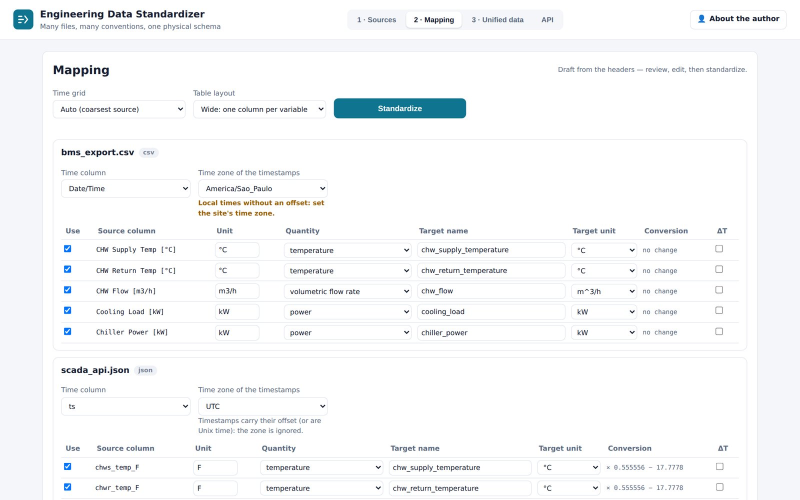
#> input picture assets/apps/04-data-standardizer.jpg, 1600 x 1000 px (shown at 1/2 size)
$ python -i ocr.py   (imports and definitions only)
#> lines starting #> are read from the running program, lines starting #| are printed output that depends on the picture; after the words box and inside, x2 and y2 are one past the last pixel; in counts of white or black regions, pixels touching at a corner belong together
"""OCR for scanned pages (pages without a text layer), with Tesseract.

Datasheets are tables, and table grid lines are what OCR gets wrong: a border next to "1.27" is read as "427". So each
page is rendered at 300 dpi, deskewed, its grid lines are detected and erased before Tesseract reads it, and the
detected lines are then used to put every word back in its table cell. The result has the same shape as a page with a
text layer (text lines + table rows), so the same rules read it, and every word keeps Tesseract's confidence: values
read by OCR are marked as such, with their confidence, for the engineer to check against the scan.

Needs the ``tesseract`` program (``apt install tesseract-ocr``, or set ``TESSERACT_CMD``); page rendering uses
pypdfium2, which pdfplumber already depends on.
"""
from __future__ import annotations

import io
import os
import shutil
import subprocess
import tempfile
from dataclasses import dataclass, field
from typing import Dict, List, Optional, Tuple

__all__ = ["ocr_available", "OcrPage", "ocr_pdf_page", "ocr_image"]

DPI = 300


def _cmd() -> Optional[str]:
    return os.environ.get("TESSERACT_CMD") or shutil.which("tesseract")


def ocr_available() -> bool:
    return _cmd() is not None


@dataclass
class OcrPage:
    lines: List[str]                                   # free text, one string per line
    tables: List[List[List[str]]]                      # tables -> rows -> cells
    confidence: float                                  # mean word confidence, 0-100
    word_conf: Dict[str, float] = field(default_factory=dict)   # cell/line text -> lowest word confidence in it
    angle: float = 0.0                                 # deskew applied (degrees)


# --------------------------------------------------------------------------- image work (numpy)
def _deskew(img):
    """Small-angle deskew: the rotation that makes text rows sharpest (max variance of the row profile)."""
    import numpy as np
    from PIL import Image
    small = img.convert("L").resize((max(1, img.width // 3), max(1, img.height // 3)))
    best, best_angle = -1.0, 0.0
    for a10 in range(-30, 31, 2):
        a = a10 / 10
        arr = 255 - np.asarray(small.rotate(a, fillcolor=255, resample=Image.BILINEAR), dtype=np.float32)
        score = float(np.var(arr.sum(axis=1)))
        if score > best:
            best, best_angle = score, a
    if abs(best_angle) < 0.05:
        return img, 0.0
    return img.rotate(best_angle, fillcolor=255, resample=Image.BICUBIC, expand=False), best_angle


def _runs(mask, axis: int, length: int):
    """Pixels that belong to a straight run of at least ``length`` dark pixels along ``axis``."""
    import numpy as np
    m = mask.astype(np.int32)
    if axis == 1:
        m = m.T
    c = np.cumsum(np.pad(m, ((1, 0), (0, 0))), axis=0)
    full = (c[length:] - c[:-length]) == length                    # window starting at row i is all dark
    out = np.zeros_like(mask.T if axis == 1 else mask, dtype=bool)
    for k in range(length):                                          # spread back over the window
        out[k:k + full.shape[0]] |= full
    return out.T if axis == 1 else out


def _segments(mask, axis: int, min_len: int) -> List[Tuple[int, int, int]]:
    """Line segments from a run mask: (position across, start, end) along ``axis`` (1 = horizontal lines)."""
    import numpy as np
    m = mask if axis == 1 else mask.T
    rows = np.where(m.any(axis=1))[0]
    segs: List[Tuple[int, int, int]] = []
    if rows.size == 0:
        return segs
    groups, cur = [], [rows[0]]
    for r in rows[1:]:
        if r - cur[-1] <= 2:
            cur.append(r)
        else:
            groups.append(cur)
            cur = [r]
    groups.append(cur)
    for g in groups:
        band = m[g[0]:g[-1] + 1].any(axis=0)
        xs = np.where(band)[0]
        start = prev = xs[0]
        for x in list(xs[1:]) + [None]:
            if x is None or x - prev > 3:
                if prev - start >= min_len:
                    segs.append((int(round((g[0] + g[-1]) / 2)), int(start), int(prev)))
                if x is not None:
                    start = x
            if x is not None:
                prev = x
    return segs


# --------------------------------------------------------------------------- tesseract
def _tesseract(img, psm: int = 4) -> List[dict]:
    with tempfile.TemporaryDirectory() as tmp:
        path = os.path.join(tmp, "page.png")
        img.save(path)
        out = subprocess.run([_cmd(), path, "stdout", "--psm", str(psm), "-l", os.environ.get("TESSERACT_LANG", "eng"),
                              "tsv"], capture_output=True, text=True, timeout=300)
    if out.returncode != 0:
        raise RuntimeError(f"tesseract failed: {out.stderr.strip()[:200]}")
    rows = out.stdout.splitlines()
    head = rows[0].split("\t")
    words = []
    for r in rows[1:]:
        parts = r.split("\t")
        if len(parts) != len(head):
            continue
        w = dict(zip(head, parts))
        text = w.get("text", "").strip()
        if not text or float(w.get("conf", -1)) < 0:
            continue
        left, top, width, height = (int(w[k]) for k in ("left", "top", "width", "height"))
        words.append({"text": text, "conf": float(w["conf"]), "x0": left, "x1": left + width, "y0": top,
                      "y1": top + height, "cx": left + width / 2, "cy": top + height / 2,
                      "line": (int(w["block_num"]), int(w["par_num"]), int(w["line_num"]))})
    return words


def ocr_image(img) -> OcrPage:
    """OCR one page image (PIL)."""
    import numpy as np
    img, angle = _deskew(img.convert("L"))
    arr = np.asarray(img)
    # grid lines are often thin and grey: "dark" is relative to the paper, not an absolute level
    paper = float(np.median(arr))
    dark = arr < min(215.0, max(150.0, paper - 45.0))
    h_mask = _runs(dark, 1, max(60, img.width // 25))
    v_mask = _runs(dark, 0, max(60, img.height // 30))             # longer than any letter stroke
    hsegs = _segments(h_mask, 1, img.width // 12)                   # (y, x0, x1)
    vsegs = _segments(v_mask, 0, img.height // 120)                 # (x, y0, y1)
    clean = arr.copy()
    grid = h_mask | v_mask
    if grid.any():                                                   # erase the grid (and a 2 px halo)
        g = grid.copy()
        for dy, dx in ((1, 0), (-1, 0), (0, 1), (0, -1), (2, 0), (-2, 0), (0, 2), (0, -2)):
            g |= np.roll(np.roll(grid, dy, axis=0), dx, axis=1)
        clean[g] = 255
    from PIL import Image
    words = _tesseract(Image.fromarray(clean))
    used = set()
    tables: List[List[List[str]]] = []
    conf: Dict[str, float] = {}

    # Table rows: bands between consecutive horizontal lines that overlap in x; cells split at vertical lines.
    hsegs.sort()
    cur_table: List[List[str]] = []
    prev_band = None
    for (ya, xa0, xa1), (yb, xb0, xb1) in zip(hsegs, hsegs[1:]):
        x0, x1 = max(xa0, xb0), min(xa1, xb1)
        if x1 - x0 < img.width // 12 or yb - ya < 12:
            continue
        ymid = (ya + yb) / 2
        seps = sorted({x for x, s0, s1 in vsegs if s0 <= ymid <= s1 and x0 - 8 <= x <= x1 + 8})
        edges = [x0] + [x for x in seps if x0 + 8 < x < x1 - 8] + [x1]
        cells: List[List[dict]] = [[] for _ in range(len(edges) - 1)]
        for i, w in enumerate(words):
            if ya < w["cy"] < yb and x0 - 4 <= w["cx"] <= x1 + 4:
                k = next((j for j in range(len(edges) - 1) if w["cx"] <= edges[j + 1]), len(edges) - 2)
                cells[k].append(w)
                used.add(i)
        if not any(cells):
            continue
        row = []
        for c in cells:
            c.sort(key=lambda w: (round(w["cy"] / 25), w["x0"]))
            text = " ".join(w["text"] for w in c).strip(" |[]")
            row.append(text)
            if c:
                conf[text] = min(w["conf"] for w in c)
        same = prev_band is not None and abs(prev_band[0] - x0) < 15 and abs(prev_band[1] - x1) < 15 and \
            prev_band[2] == ya
        if not same and cur_table:
            tables.append(cur_table)
            cur_table = []
        cur_table.append(row)
        prev_band = (x0, x1, yb)
    if cur_table:
        tables.append(cur_table)

    # Free text: the remaining words, in Tesseract's line order.
    by_line: Dict[Tuple[int, int, int], List[dict]] = {}
    for i, w in enumerate(words):
        if i not in used:
            by_line.setdefault(w["line"], []).append(w)
    lines = []
    loose: List[List[str]] = []           # borderless table: consecutive lines split into cells at wide gaps
    for key in sorted(by_line, key=lambda k: min(w["y0"] for w in by_line[k])):
        ws = sorted(by_line[key], key=lambda w: w["x0"])
        text = " ".join(w["text"] for w in ws).strip(" |")
        if not text:
            continue
        lines.append(text)
        conf[text] = min(w["conf"] for w in ws)
        height = sorted(w["y1"] - w["y0"] for w in ws)[len(ws) // 2]
        cells, cur = [], [ws[0]]
        for a, b in zip(ws, ws[1:]):
            if b["x0"] - a["x1"] > 2.5 * height:
                cells.append(cur)
                cur = []
            cur.append(b)
        cells.append(cur)
        if 2 <= len(cells) <= 6:
            row = [" ".join(w["text"] for w in c).strip(" |[]") for c in cells]
            for c, t in zip(cells, row):
                conf[t] = min(w["conf"] for w in c)
            loose.append(row)
        elif loose:
            tables.append(loose)
            loose = []
    if loose:
        tables.append(loose)
    mean = sum(w["conf"] for w in words) / len(words) if words else 0.0
    # Table rows are also part of the page text (as on a page with a text layer), after the free text.
    return OcrPage(lines=lines, tables=tables, confidence=mean, word_conf=conf, angle=angle)


# [9 lines left out: function ocr_pdf_page, not called in this run]

>>> from PIL import Image
>>> picture = Image.open('../../assets/apps/04-data-standardizer.jpg')
#> picture is the input picture: PIL image 1600x1000 RGB; mean R, G, B 247, 248.2, 249.2
>>> result = ocr_image(picture)
#> the loop in _deskew, `for a10 in range(-30, 31, 2):` made 31 passes
#> (score, best, best_angle) on passes 1 to 8: (8353355.5, 8353355.5, -3), (8673508, 8673508, -2.8), (9114069, 9114069, -2.6), (9648442, 9648442, -2.4), (10174938, 10174938, -2.2), (10587608, 10587608, -2), (10897239, 10897239, -1.8), (11243894, 11243894, -1.6)
#> pass 1, in _deskew, `arr = 255 - np.asarray(small.rotate(a, fillcolor=255, resample=Image.B..`:
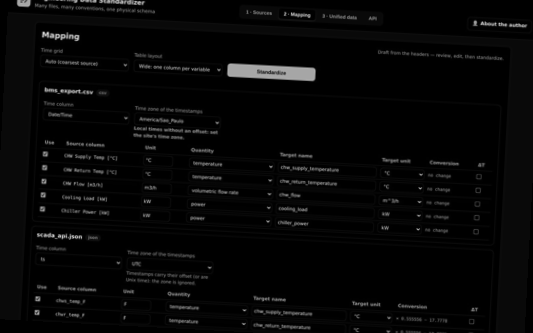
#> arr: shape (333, 533) float32; min 0, max 216, mean 7
#> after the loop in _deskew, `for a10 in range(-30, 31, 2):`: best = 22204558; best_angle = 0
#> in ocr_image, `paper = float(np.median(arr))`: paper = 255
#> in ocr_image, `dark = arr < min(215.0, max(150.0, paper - 45.0))`:
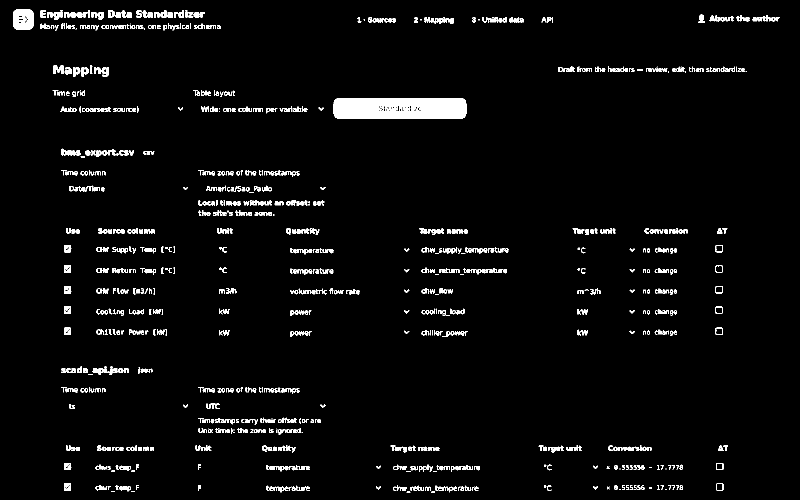
#> dark: shape (1000, 1600) bool (shown at 1/2 size); 3.4% white; 989 white regions (117 under 20 px), largest, box (x1, y1, x2, y2) and area: (667, 196, 933, 237) 10479, (26, 19, 67, 59) 1483, (107, 131, 127, 148) 255
#> in _runs, `c = np.cumsum(np.pad(m, ((1, 0), (0, 0))), axis=0)`:
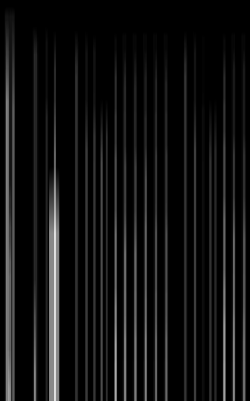
#> c: shape (1601, 1000) int64 (shown at 1/4 size); min 0, max 498, mean 32.7; drawn with min black and max white
#> after the loop in _runs, `for k in range(length):`:
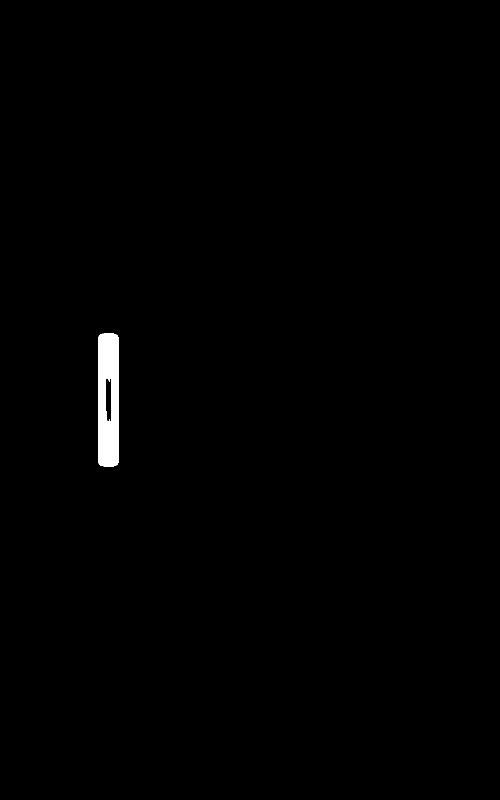
#> out: shape (1600, 1000) bool (shown at 1/2 size); 0.62% white; 1 white region, box (x1, y1, x2, y2) and area: (196, 667, 237, 933) 9942
#> call 2 of _runs, with axis = 0, length = 60
#> in _runs (call 2), `c = np.cumsum(np.pad(m, ((1, 0), (0, 0))), axis=0)`:
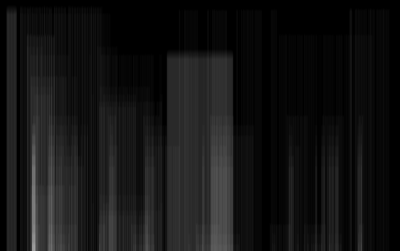
#> c: shape (1001, 1600) int64 (shown at 1/4 size); min 0, max 195, mean 19.3
#> in _segments, `rows = np.where(m.any(axis=1))[0]`: rows = 41 values from 196 to 236
#> in _segments, `groups, cur = [], [rows[0]]`: groups = []; cur = [196]
#> the loop in _segments, `for r in rows[1:]:` made 40 passes
#> the loop in _segments, `for g in groups:` made 1 pass
#> after the loop in _segments, `for g in groups:`: segs = [(216, 667, 932)]
#> in ocr_image, `vsegs = _segments(v_mask, 0, img.height // 120)`: vsegs = []
#> after the loop in ocr_image, `for dy, dx in ((1, 0), (-1, 0), (0, 1), (0, -1), (2, 0), (-2, 0), (0, ..`:
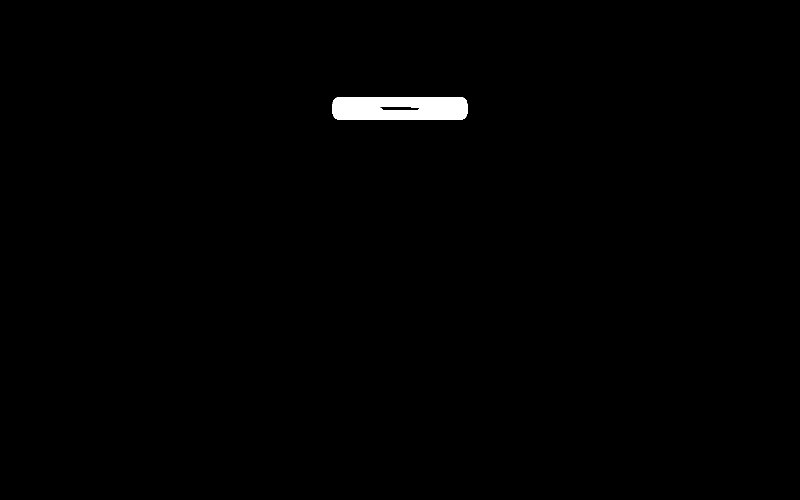
#> g: shape (1000, 1600) bool (shown at 1/2 size); 0.72% white; 1 white region, box (x1, y1, x2, y2) and area: (665, 194, 935, 239) 11510
#> in ocr_image, `clean[g] = 255`:
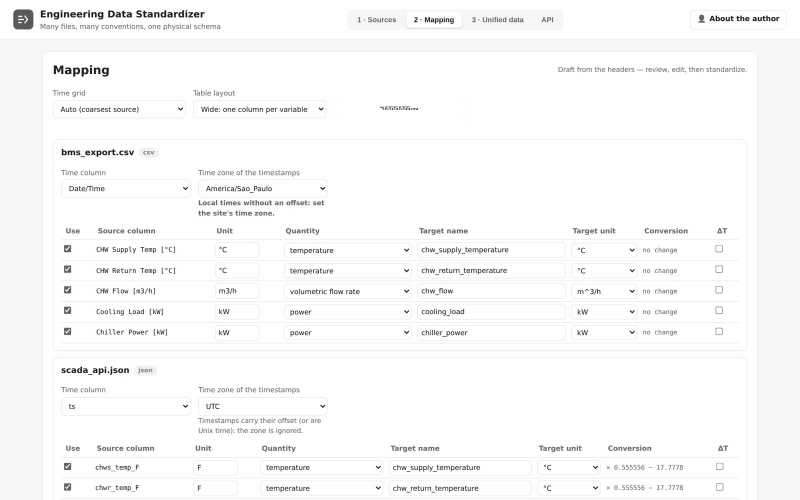
#> clean: shape (1000, 1600) (shown at 1/2 size); min 0, max 255, mean 248.9
#> (the run stopped early here; a loop or call above may not have finished)

$ run again, on assets/apps/06-form-compiler.jpg
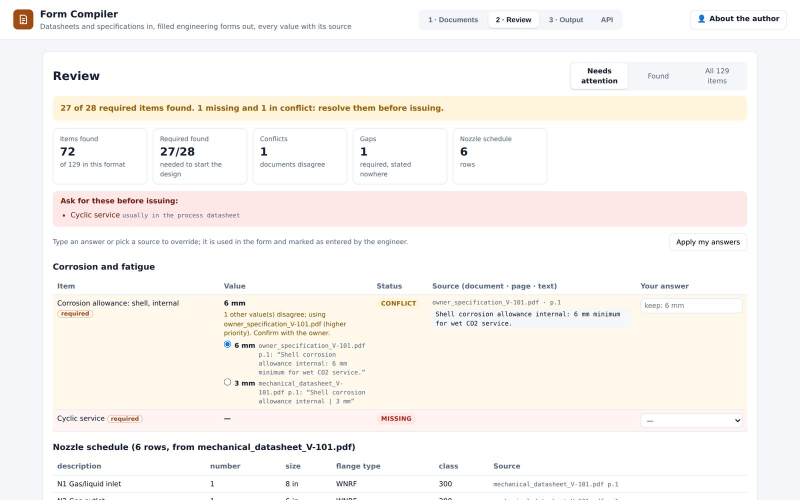
#> input picture assets/apps/06-form-compiler.jpg, 1600 x 1000 px (shown at 1/2 size)
#> picture is the input picture: PIL image 1600x1000 RGB; mean R, G, B 248.7, 245.5, 242.5
#> the loop in _deskew, `for a10 in range(-30, 31, 2):` made 31 passes
#> (score, best, best_angle) on passes 1 to 8: (5472075.5, 5472075.5, -3), (5854552.5, 5854552.5, -2.8), (6343838, 6343838, -2.6), (6773957.5, 6773957.5, -2.4), (7050015.5, 7050015.5, -2.2), (7254848.5, 7254848.5, -2), (7618351, 7618351, -1.8), (8218942.5, 8218942.5, -1.6)
#> after the loop in _deskew, `for a10 in range(-30, 31, 2):`: best = 20221098; best_angle = 0
#> paper = 249
#> in ocr_image, `dark = arr < min(215.0, max(150.0, paper - 45.0))`:
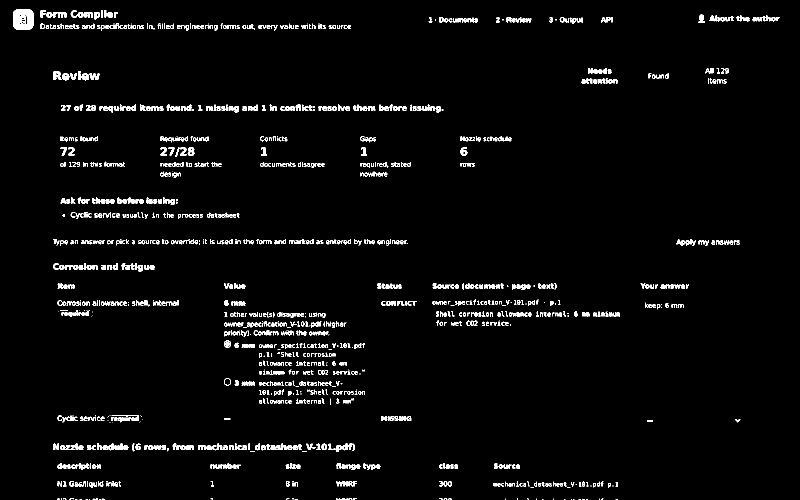
#> dark: shape (1000, 1600) bool (shown at 1/2 size); 3% white in thin lines or dots
#> full: shape (1537, 1000) bool; every value is 0
#> in _runs (call 2), `c = np.cumsum(np.pad(m, ((1, 0), (0, 0))), axis=0)`:
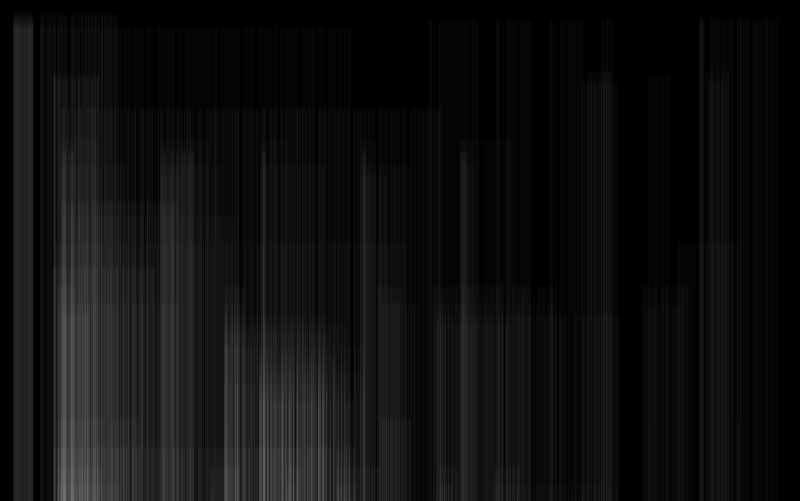
#> c: shape (1001, 1600) int64 (shown at 1/2 size); min 0, max 125, mean 15.4
#> full: shape (941, 1600) bool; every value is 0
#> rows = empty array
#> hsegs = []
